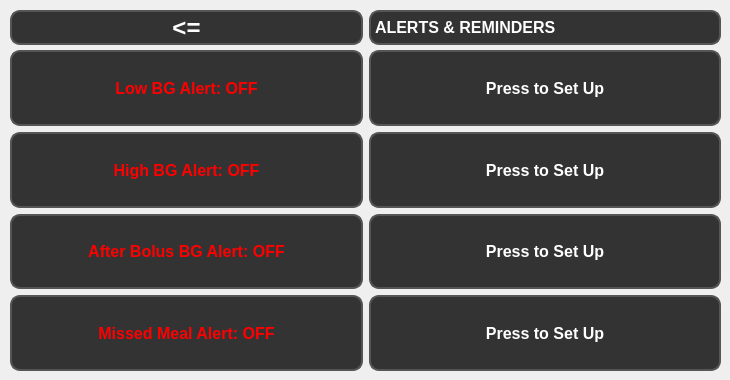
        <widget class="QWidget" name="alertsRemindersPage">
         <widget class="QWidget" name="gridLayoutWidget_3">
          <property name="geometry">
           <rect>
            <x>10</x>
            <y>50</y>
            <width>711</width>
            <height>321</height>
           </rect>
          </property>
          <layout class="QGridLayout" name="gridLayout_3">
           <item row="0" column="1">
            <widget class="QPushButton" name="lowBGButton">
             <property name="sizePolicy">
              <sizepolicy hsizetype="Minimum" vsizetype="Minimum">
               <horstretch>0</horstretch>
               <verstretch>0</verstretch>
              </sizepolicy>
             </property>
             <property name="minimumSize">
              <size>
               <width>335</width>
               <height>0</height>
              </size>
             </property>
             <property name="styleSheet">
              <string notr="true">QPushButton {
    font: bold 12pt;
    background-color: #333;
    color: white;
    border-radius: 10px;
    border: 2px solid #555;
 }</string>
             </property>
             <property name="text">
              <string>Press to Set Up</string>
             </property>
            </widget>
           </item>
           <item row="1" column="1">
            <widget class="QPushButton" name="highBGButton">
             <property name="sizePolicy">
              <sizepolicy hsizetype="Minimum" vsizetype="Minimum">
               <horstretch>0</horstretch>
               <verstretch>0</verstretch>
              </sizepolicy>
             </property>
             <property name="minimumSize">
              <size>
               <width>335</width>
               <height>0</height>
              </size>
             </property>
             <property name="styleSheet">
              <string notr="true">QPushButton {
    font: bold 12pt;
    background-color: #333;
    color: white;
    border-radius: 10px;
    border: 2px solid #555;
 }</string>
             </property>
             <property name="text">
              <string>Press to Set Up</string>
             </property>
            </widget>
           </item>
           <item row="2" column="1">
            <widget class="QPushButton" name="afterBolusBGButton">
             <property name="sizePolicy">
              <sizepolicy hsizetype="Minimum" vsizetype="Minimum">
               <horstretch>0</horstretch>
               <verstretch>0</verstretch>
              </sizepolicy>
             </property>
             <property name="minimumSize">
              <size>
               <width>335</width>
               <height>0</height>
              </size>
             </property>
             <property name="styleSheet">
              <string notr="true">QPushButton {
    font: bold 12pt;
    background-color: #333;
    color: white;
    border-radius: 10px;
    border: 2px solid #555;
 }</string>
             </property>
             <property name="text">
              <string>Press to Set Up</string>
             </property>
            </widget>
           </item>
           <item row="3" column="1">
            <widget class="QPushButton" name="missedMealBolusButton">
             <property name="sizePolicy">
              <sizepolicy hsizetype="Minimum" vsizetype="Minimum">
               <horstretch>0</horstretch>
               <verstretch>0</verstretch>
              </sizepolicy>
             </property>
             <property name="minimumSize">
              <size>
               <width>335</width>
               <height>0</height>
              </size>
             </property>
             <property name="styleSheet">
              <string notr="true">QPushButton {
    font: bold 12pt;
    background-color: #333;
    color: white;
    border-radius: 10px;
    border: 2px solid #555;
 }</string>
             </property>
             <property name="text">
              <string>Press to Set Up</string>
             </property>
            </widget>
           </item>
           <item row="0" column="0">
            <widget class="QPushButton" name="lowBGToggleButton">
             <property name="sizePolicy">
              <sizepolicy hsizetype="Minimum" vsizetype="Minimum">
               <horstretch>0</horstretch>
               <verstretch>0</verstretch>
              </sizepolicy>
             </property>
             <property name="minimumSize">
              <size>
               <width>335</width>
               <height>0</height>
              </size>
             </property>
             <property name="styleSheet">
              <string notr="true">QPushButton {
    font: bold 12pt;
    background-color: #333;
    color: red;
    border-radius: 10px;
    border: 2px solid #555;
 }</string>
             </property>
             <property name="text">
              <string>Low BG Alert: OFF</string>
             </property>
            </widget>
           </item>
           <item row="1" column="0">
            <widget class="QPushButton" name="highBGToggleButton">
             <property name="sizePolicy">
              <sizepolicy hsizetype="Minimum" vsizetype="Minimum">
               <horstretch>0</horstretch>
               <verstretch>0</verstretch>
              </sizepolicy>
             </property>
             <property name="minimumSize">
              <size>
               <width>335</width>
               <height>0</height>
              </size>
             </property>
             <property name="styleSheet">
              <string notr="true">QPushButton {
    font: bold 12pt;
    background-color: #333;
    color: red;
    border-radius: 10px;
    border: 2px solid #555;
 }</string>
             </property>
             <property name="text">
              <string>High BG Alert: OFF</string>
             </property>
            </widget>
           </item>
           <item row="2" column="0">
            <widget class="QPushButton" name="afterBolusBGToggleButton">
             <property name="sizePolicy">
              <sizepolicy hsizetype="Minimum" vsizetype="Minimum">
               <horstretch>0</horstretch>
               <verstretch>0</verstretch>
              </sizepolicy>
             </property>
             <property name="minimumSize">
              <size>
               <width>335</width>
               <height>0</height>
              </size>
             </property>
             <property name="styleSheet">
              <string notr="true">QPushButton {
    font: bold 12pt;
    background-color: #333;
    color: red;
    border-radius: 10px;
    border: 2px solid #555;
 }</string>
             </property>
             <property name="text">
              <string>After Bolus BG Alert: OFF</string>
             </property>
            </widget>
           </item>
           <item row="3" column="0">
            <widget class="QPushButton" name="missedMealToggleButton">
             <property name="sizePolicy">
              <sizepolicy hsizetype="Minimum" vsizetype="Minimum">
               <horstretch>0</horstretch>
               <verstretch>0</verstretch>
              </sizepolicy>
             </property>
             <property name="minimumSize">
              <size>
               <width>335</width>
               <height>0</height>
              </size>
             </property>
             <property name="styleSheet">
              <string notr="true">QPushButton {
    font: bold 12pt;
    background-color: #333;
    color: red;
    border-radius: 10px;
    border: 2px solid #555;
 }</string>
             </property>
             <property name="text">
              <string>Missed Meal Alert: OFF</string>
             </property>
            </widget>
           </item>
          </layout>
         </widget>
         <widget class="QWidget" name="horizontalLayoutWidget_9">
          <property name="geometry">
           <rect>
            <x>10</x>
            <y>10</y>
            <width>711</width>
            <height>35</height>
           </rect>
          </property>
          <layout class="QHBoxLayout" name="horizontalLayout_15">
           <item>
            <widget class="QPushButton" name="backButton_AlertsReminders">
             <property name="sizePolicy">
              <sizepolicy hsizetype="Minimum" vsizetype="Preferred">
               <horstretch>0</horstretch>
               <verstretch>0</verstretch>
              </sizepolicy>
             </property>
             <property name="styleSheet">
              <string notr="true">QPushButton {
    font: bold 18pt;
    background-color: #333;
    color: white;
    border-radius: 10px;
    border: 2px solid #555;
 }</string>
             </property>
             <property name="text">
              <string>&lt;=</string>
             </property>
            </widget>
           </item>
           <item>
            <widget class="QLabel" name="alertsRemindersLabel">
             <property name="styleSheet">
              <string notr="true">QLabel {
    font: bold 12pt;
    background-color: #333;
    color: white;
    border-radius: 10px;
    border: 2px solid #555;
        qproperty-alignment: 'AlignCenter';
}</string>
             </property>
             <property name="text">
              <string>ALERTS &amp; REMINDERS</string>
             </property>
            </widget>
           </item>
          </layout>
         </widget>
        </widget>
